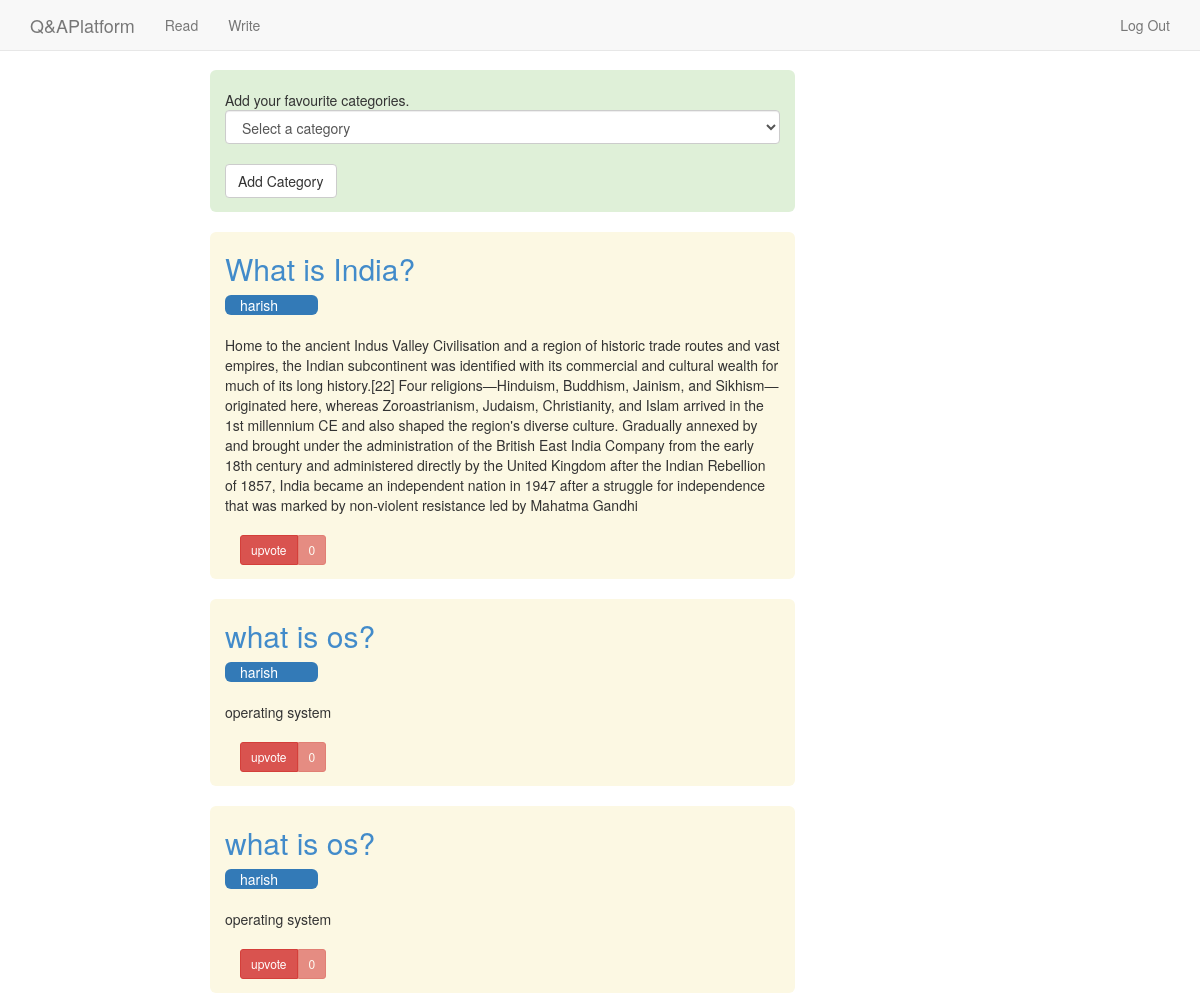
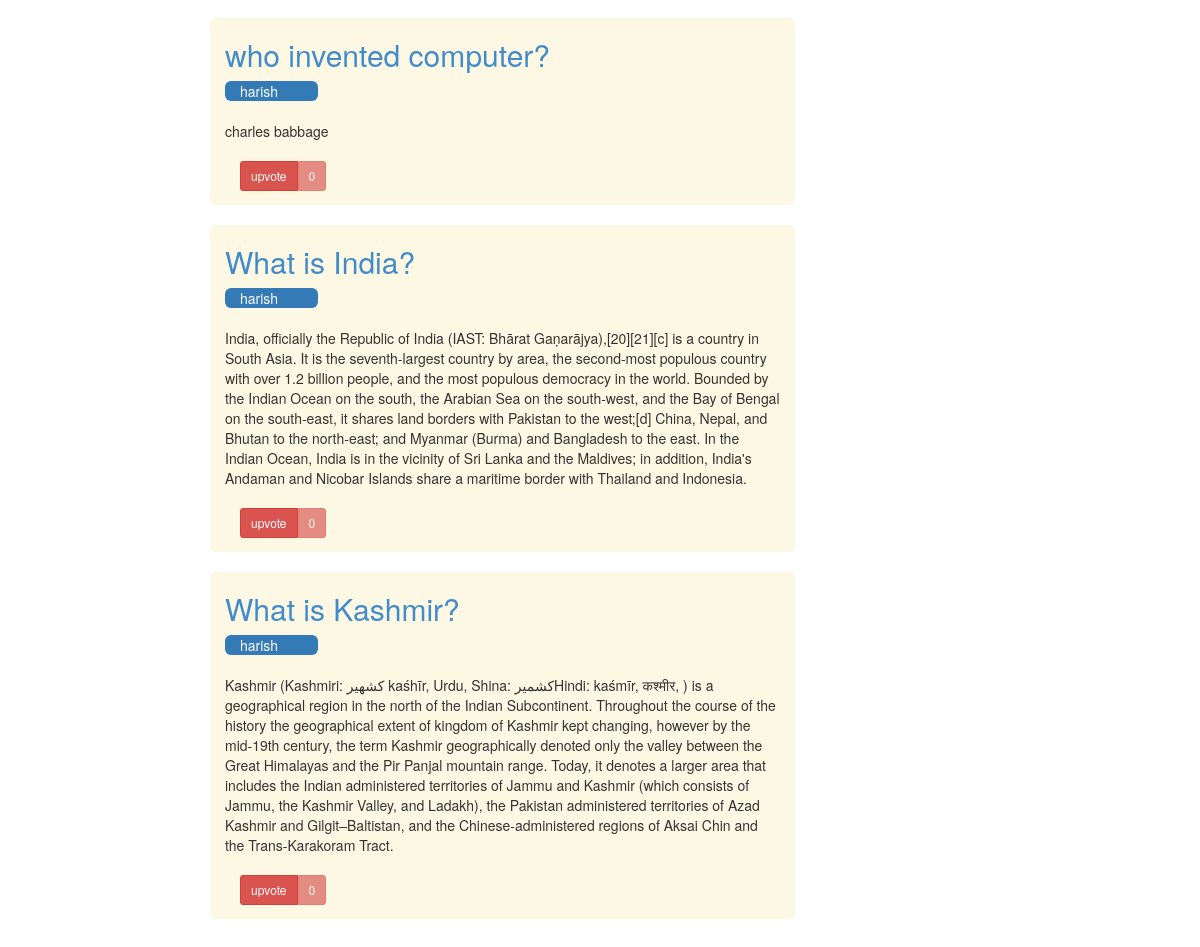
The page /read/ (signed in) on the database its author committed (2 pictures, top to bottom).
### QA/models.py (models this page shows)
class Answer(models.Model):
	answer_text = models.TextField(blank=False,null=True)
	timestamp = models.DateTimeField(auto_now_add=True, auto_now=False)
	question = models.ForeignKey(Question)
	author = models.ForeignKey(Customuser)
	upvotes = models.IntegerField(default=0)
	faculty_upvote = models.IntegerField(default=0)
	verify = models.BooleanField(default=False)
	def __unicode__(self):
		return self.answer_text

class Question(models.Model):
	question_text = models.TextField(blank=False,null=True)
	follow = models.IntegerField(default=0)
	author = models.ForeignKey(Customuser)
	upload = models.FileField(upload_to='uploads/%Y/%m/%d/',blank=True,null=True) #if null is true then NULL is set if no value
	timestamp = models.DateTimeField(auto_now_add=True, auto_now=False)# but in forms, set blank=True,form can be left.
	updated = models.DateTimeField(auto_now_add=False, auto_now=True)
	category1 = models.ForeignKey(Categories,blank=True,null=True,related_name='category1')
	category2 = models.ForeignKey(Categories,blank=True,null=True,related_name='category2')
	category3 = models.ForeignKey(Categories,blank=True,null=True,related_name='category3')
	category4 = models.ForeignKey(Categories,blank=True,null=True,related_name='category4')
	def __unicode__(self):
		return self.question_text

### QA/views.py (the view)
# urls.py: url(r'^read/$', QA.views.read ,name='read'),
@login_required
def read(request):
	if request.user.is_superuser:
		return HttpResponseRedirect('/accounts/login')
	question_id = 2
	answer_id = 2
	answer = Answer.objects.get(pk = answer_id)
	current_users_upvoted_content = Upvote.objects.filter(upvoted_user=request.user)
	current_users_upvoted_answers = []
	for i in current_users_upvoted_content:
		current_users_upvoted_answers.append(i.answer)
	Cuser = Customuser.objects.get(username=request.user.username)
	print Cuser
	c=Categories.objects.all()
	if request.method == 'POST' and (request.POST.get("submit","") == "upvote" or request.POST.get("submit","") == "upvoted"):
		answer_id = request.POST.get("answer_id","")
		answer = Answer.objects.get(pk=answer_id)
		if Upvote.objects.filter(upvoted_user=Cuser,answer=answer).exists():
			up = Upvote.objects.get(upvoted_user=Cuser,answer=answer)
			up.delete()
			answer.upvotes-=1
			if request.user.is_staff:
				answer.faculty_upvote-=1
			answer.save()
		else:
			vote = Upvote(upvoted_user=Cuser,answer=answer,question=answer.question)
			answer.upvotes+=1
			if request.user.is_staff:
				answer.faculty_upvote+=1
			answer.save()
			vote.save()
		return HttpResponseRedirect('/read')
	if request.POST:
		print request.POST
		if Cuser.category is None:
			a = []
			a.append(int(request.POST.get("category","")))
		else:
			a = ast.literal_eval(Cuser.category)
			b = []
			b.append(int(request.POST.get("category","")))
			a= list(set(a)|set(b))
		Cuser.category = str(a)
		Cuser.save()
	if Cuser.category != None:
		categorylistofuser = ast.literal_eval(Cuser.category)
	else :
		categorylistofuser = []
	Qobjects = []
	for i in categorylistofuser:
		Qobjects += (Question.objects.filter(Q(Q(category1=i) |Q(category2=i)|Q(category3=i)|Q(category4=i))))
	Aobjects = []
	for i in Qobjects:
		Aobjects += Answer.objects.filter(question=i)
	LatestAobjects = []
	onesecond = timedelta(seconds=1)
	for i in Aobjects:
		if (i.timestamp-Cuser.last_login) > onesecond:
			LatestAobjects.append(i)
	LatestAobjects = list(set(LatestAobjects))
	print "Latest Questions"
	LatestQobjects = []
	for i in Qobjects:
		if (i.timestamp-Cuser.last_login) > onesecond:
			LatestQobjects.append(i)
	LatestQobjects = list(set(LatestQobjects))
	print "Latest new Answers in upvoted answer's question"
	Uobjects = Upvote.objects.filter(upvoted_user=Cuser)
	QofUobjects = []
	AofUobjects = []
	for i in Uobjects:
		QofUobjects.append(i.question)
		AofUobjects.append(i.answer)
	print QofUobjects
	othersAofUobjects = []
	otherAofUobjects  = []
	for i in QofUobjects:
		otherAofUobjects += Answer.objects.filter(question=i)
	for i in otherAofUobjects:
		if i not in AofUobjects:
			 othersAofUobjects.append(i)
	print othersAofUobjects
	LatestothersAofUobjects = []
	onesecond = timedelta(seconds=1)
	for i in othersAofUobjects:
		if (i.timestamp-Cuser.last_login) > onesecond:
			LatestothersAofUobjects.append(i)
	LatestothersAofUobjects = list(set(LatestothersAofUobjects))
	print "listing all answers by upvote order"
	JustAobjects = Answer.objects.all().order_by('-upvotes')
	return render(request,'read.html',{"check_upvoted_already":current_users_upvoted_answers,"LatestAobjectslist":LatestAobjects,"LatestQobjectslist":LatestQobjects,
		"LatestothersAofUobjectslist":LatestothersAofUobjects,"categorylist":c,"JustAobjectslist":JustAobjects})

### QA/models.py (called while the page is built)
	def __str__(self):
		return self.username

### broadcasts/context_processors.py (called while the page is built)
def broadcast_message(request):
    return {"broadcast_message": BroadcastMessage.objects.latest()}

### broadcasts/managers.py (called while the page is built)
    def active(self):
        return super(BroadcastManager, self).filter(is_published=True)

    def current(self):
        return self.active().filter(end_time__gte=datetime.now()).filter(
            Q(Q(start_time__lte=datetime.now()) | Q(start_time=None)))

    def latest(self):
        try:
            return self.current().order_by("end_time")[0]
        except IndexError:
            return None

### QA/templates/read.html (shortened to what this page needs)
{% extends 'base.html' %}
{% load crispy_forms_tags %}
{% block read_container %}
<div class="container">
    <div class="row">
        <div class="col-md-6 col-md-offset-2 bg-success img-rounded">
            <br>
            <form action="" method="POST">
            Add your favourite categories.
            <select class="select form-control" id="id_category" name="category">
            <option value="0" selected="selected">Select a category</option>
            </select><br>
            <input class='btn btn-default' type='submit' value='Add Category'/>
            </form>
        </div>
    </div>
{%for answer in JustAobjectslist %}
<br>
<div class="row">
  <div class="col-md-6 bg-warning img-rounded col-md-offset-2">
    <a href="/write/{{answer.question.pk}}"><h2>{{answer.question}}</h2></a>
    <div class="col-xs-2 col-sm-2 bg-primary img-rounded">
    {{answer.author}}
    </div>
    <br>
    <br>
    {{answer}}<br><br>
<div class="col-md-3 ">
    <form method='POST' action=''>
          {% if answer in check_upvoted_already  %}
          <div class="btn-group">
            <input type="submit" name='submit' class="btn btn-default btn-sm " value='upvoted'/>
            <input type="hidden" name="answer_id" value="{{answer.pk}}" />
            <button type="button" class="btn btn-default btn-sm disabled ">{{answer.upvotes}}</button>
          </div>
          {% else %}
          <div class="btn-group">
            <input class='btn btn-danger btn-sm' name='submit' type='submit' value='upvote'/>
            <button class="btn btn-danger btn-sm disabled">{{answer.upvotes}}</button>
          </div>
          {% endif %}
    </form>
</div>
</div>
</div>
{%endfor%}
</div>
{% endblock %}

### static/our_static/css/navbar-static-top.css (style rules this page uses)
body { min-height: 2000px; }

### rows shown on the page
Answer: question "What is India?", author "harish", answer_text "Home to the ancient Indus Valley Civilisation and a region of historic trade routes and vast empires, the Indian subcontinent was identified with its commercial and cultural wealth for much of its long history.[22] Four religions—Hinduism, Buddhism, Jainism, and Sikhism—originated here, whereas Zoroastrianism, Judaism, Christianity, and Islam arrived in the 1st millennium CE and also shaped the region's diverse culture. Gradually annexed by and brought under the administration of the British East India Company from the early 18th century and administered directly by the United Kingdom after the Indian Rebellion of 1857, India became an independent nation in 1947 after a struggle for…", upvotes "0"
Answer: question "what is os?", author "harish", answer_text "operating system", upvotes "0"
Answer: question "what is os?", author "harish", answer_text "operating system", upvotes "0"
Answer: question "who invented computer?", author "harish", answer_text "charles babbage", upvotes "0"
Answer: question "What is India?", author "harish", answer_text "India, officially the Republic of India (IAST: Bhārat Gaṇarājya),[20][21][c] is a country in South Asia. It is the seventh-largest country by area, the second-most populous country with over 1.2 billion people, and the most populous democracy in the world. Bounded by the Indian Ocean on the south, the Arabian Sea on the south-west, and the Bay of Bengal on the south-east, it shares land borders with Pakistan to the west;[d] China, Nepal, and Bhutan to the north-east; and Myanmar (Burma) and Bangladesh to the east. In the Indian Ocean, India is in the vicinity of Sri Lanka and the Maldives; in addition, India's Andaman and Nicobar Islands share a maritime border with Thailand and Indonesia.", upvotes "0"
Answer: question "What is Kashmir?", author "harish", answer_text "Kashmir (Kashmiri: كشهير kaśhīr, Urdu, Shina: کشمیرHindi: kaśmīr, कश्मीर, ) is a geographical region in the north of the Indian Subcontinent. Throughout the course of the history the geographical extent of kingdom of Kashmir kept changing, however by the mid-19th century, the term Kashmir geographically denoted only the valley between the Great Himalayas and the Pir Panjal mountain range. Today, it denotes a larger area that includes the Indian administered territories of Jammu and Kashmir (which consists of Jammu, the Kashmir Valley, and Ladakh), the Pakistan administered territories of Azad Kashmir and Gilgit–Baltistan, and the Chinese-administered regions of Aksai Chin and the…", upvotes "0"
